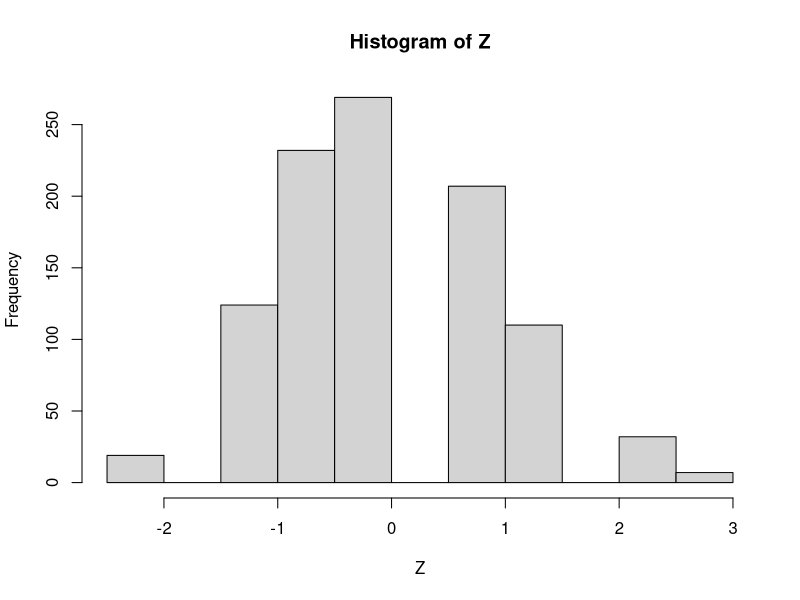
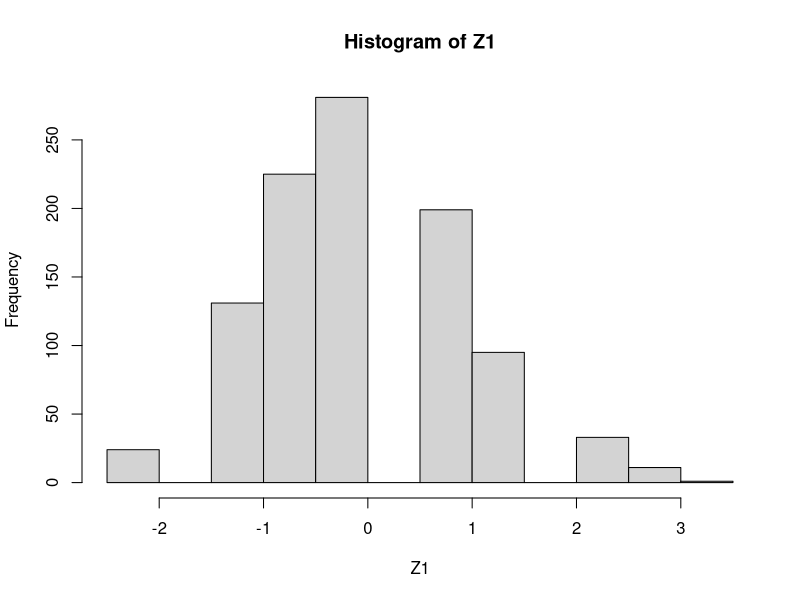
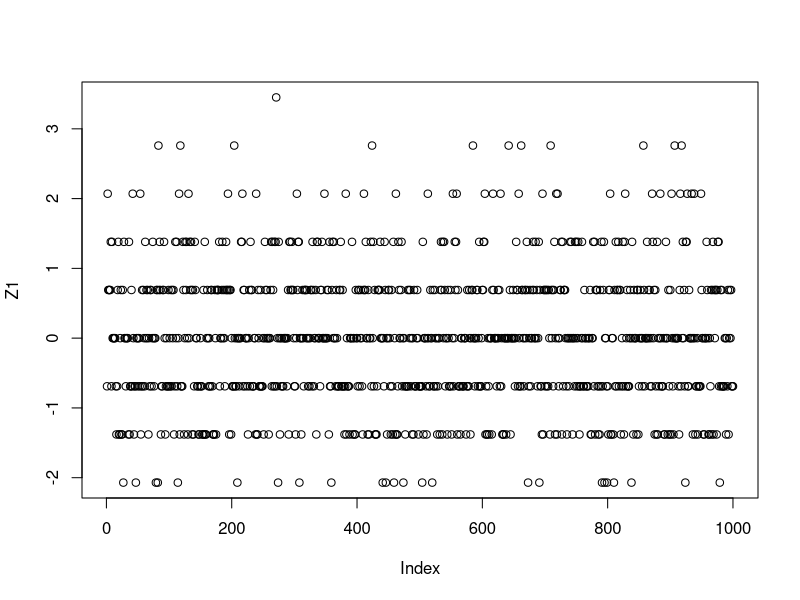
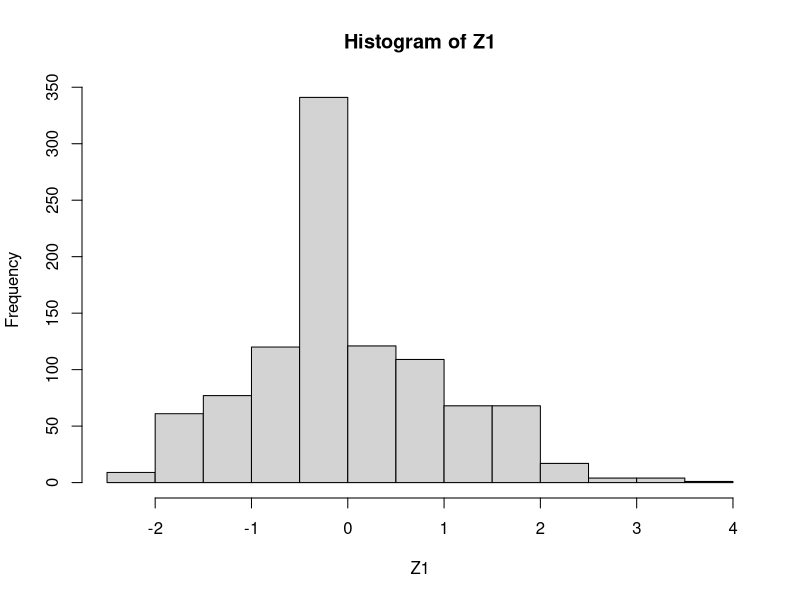
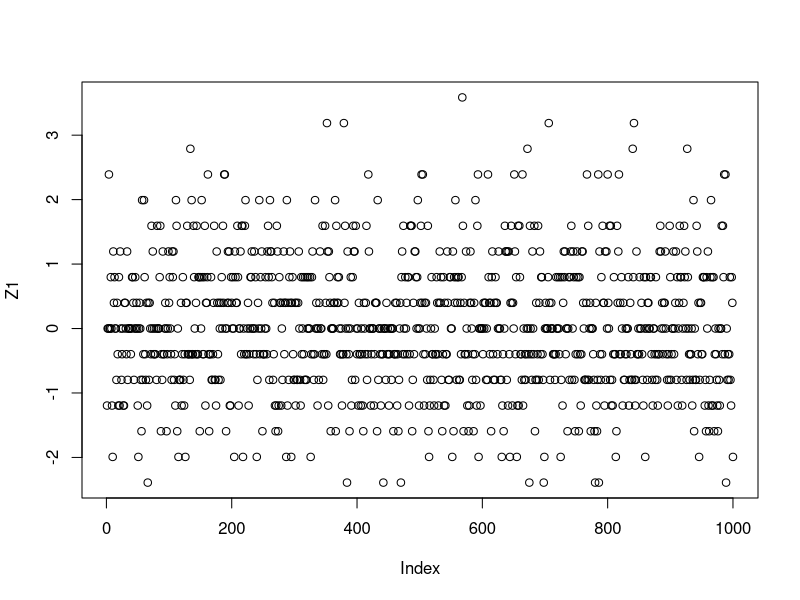
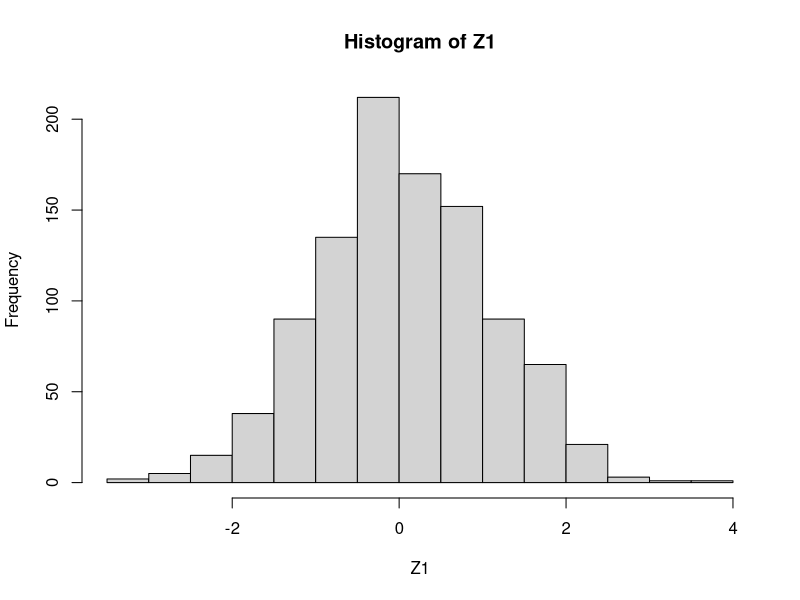
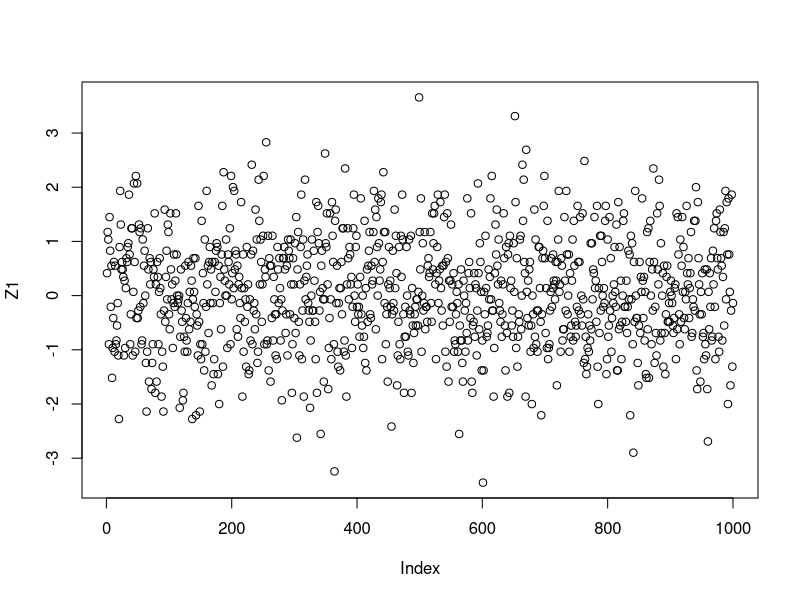
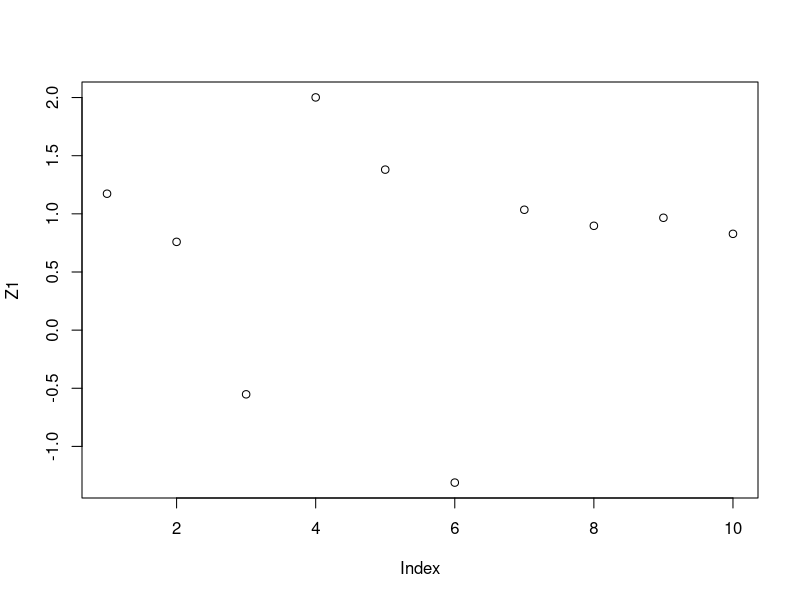

Write the R code that produced these figures, in order.
## ---- chunk 1
rbern <- function(N,p)
{
  X <- rep(0,N)
  for(i in 1:N)
  {
  u <- runif(1)
  if(u <= p)
    X[i] = 1
  }
  return(X)
}
X_100 <- rbern(100,0.3)

X_1000 <- rbern(1000,0.3)

X_10000 <- rbern(10000,0.3)


sum(X_100)
sum(X_1000)
sum(X_10000)
## ---- chunk 2
rgaus <- function (N,n,p)
{
  Z <- vector(length = N)
  for(i in 1:N)
  {
    X <- rbern(n,p)
    Z[i] <- sqrt(n)*(mean(X)-p)/sqrt(p*(1-p))
  }
  return(Z)
}

Z <- rgaus(1000,10,0.3)
hist(Z)


## ---- chunk 3
Z1 <- rgaus(1000,10,0.3)
hist(Z1)
plot(Z1)
Z1 <- rgaus(1000,30,0.3)
hist(Z1)
plot(Z1)
Z1 <- rgaus(1000,1000,0.3)
hist(Z1)
plot(Z1)
Z1 <- rgaus(10,1000,0.3)
plot(Z1)

Z1 <- rgaus(20,1000,0.3)
plot(Z1)

Z1 <- rgaus(40,1000,0.3)
hist(Z1)
plot(rnorm(1000,0,1))

# Donc ,plus N et n sont grand , plus le graph resemble une loi normal
## ---- chunk 4
rbi <- function (N,n,p)
{
  X <- vector(length = N)
  U <- vector(length = n)
  for(i in 1:N)
  {
    for(k in 1:n)
    {
       U[k] <- as.numeric(runif(1)<p)
    }
    X[i] =sum(U) 
  }
  return(X)
}
X<-rbi(100,30,0.1)
X
## ---- chunk 5
hist(X)
hist(X,freq = FALSE)
mean(X)
## ---- chunk 6
rgaus_binom <- function (N,k,n,p)
{
  Z <- vector(length = N)
  for(i in 1:N)
  {
    X <- rbi(k,n,p)
    Z[i] <- sqrt(k)*(mean(X)-n*p)/sqrt(n*p*(1-p))
  }
  return(Z)
}
Z <- rgaus_binom(10000,10,30,0.1)
plot(Z)
Z <- rgaus_binom(10000,10,30,0.5)
plot(Z)
## ---- chunk 7
a <- vector(length = 4)
a[1]=0.5
a[2]=1
a[3]=1.5
a[4]=2
p <- vector(length = 4)
p[1]=1/4
p[2]=1/8
p[3]=1/8
p[4]=1/2
c <- rep(0,4)
for(i in 1:4)
{
  for(j in 1:i)
    {
      c[i] <-c[i]+p[j]
    }
}

rloidiscret <- function(N)
{
  X <- vector(length = N)
  for(i in 1:N)
  {
    u <- runif(1)
    k<-1
    while (u>c[k])
      k<-k+1
    X[i] <- a[k]
  }
  return(X)
}
X<- rloidiscret(10000)

hist(X,freq = FALSE)
## ---- chunk 8
#definir les fontion pour generer les rv de Poisson 
rpoisson <- function(Num,lambda)
{
  N=10
  X <- vector(length = Num)
  p <- vector(length = N)
  c <- rep(0,N)
  for(i in 1:N)
  {
    p[i]<- exp(-lambda)* lambda^(i-1)/factorial(i-1)
  }
  for(i in 1:N)
  {
    for(j in 1:i)
    {
      c[i]= c[i] + p[j]
    }
  }
  for(i in 1:Num)
  {
  u <- runif(1)
  if(u <= c[N])
  {
    k <- 1
    while (u > c[k])
      k<-k+1
    X[i] <- k-1
  }
  else
  {
    k <- N 
    pn <- p[N]
    cn <- c[N]
    while (u>cn)
    {
      k<- k+1
      pn <- lambda * pn/k
      cn <- cn+pn
    }
    X[i] <- k-1
  }
  
  }
  return(X)
}

#applique TCL 
rgaus_poisson<- function (N,k,lambda)
{
  Z <- vector(length = N)
  for(i in 1:N)
  {
    X <- rpoisson(k,lambda)
    Z[i] <- sqrt(k)*(mean(X)-lambda)/sqrt(lambda)
  }
  return(Z)
}

## ---- chunk 9
#definir les fontion pour generer les rv d'exponential 
rexpoentielle <- function(N,lambda)
{
  for(i in 1:N)
  {
  u <- runif(1)
  X[i] <- -log(u)/lambda
  }
  return(X)
}

#applique TCL 
rgaus_exp<- function (N,k,lambda)
{
  Z <- vector(length = N)
  for(i in 1:N)
  {
    X <- rpoisson(k,lambda)
    Z[i] <- sqrt(k)*(mean(X)-1/lambda)/sqrt(1/lambda^2)
  }
  return(Z)
}

## ---- chunk 10
#definir les fontion pour generer les rv de Weibull 
rweibull <- function(N,lambda,a)
{
  for(i in 1:N)
  {
  u <- runif(1)
  X[i] <- (-lambda*log(1-u))^(1/a)
  }
  return(X)
}

#applique TCL 
rgaus_weibull<- function (N,k,lambda,a)
{
  Z <- vector(length = N)
  mu <- lambda*gamma(1+1/a)
  var <- lambda^2*gamma(1+2/a)-mu^2
  for(i in 1:N)
  {
    X <- rweibull(k,lambda,a)
    Z[i] <- sqrt(k)*(mean(X)-mu)/sqrt(var)
  }
  return(Z)
}

